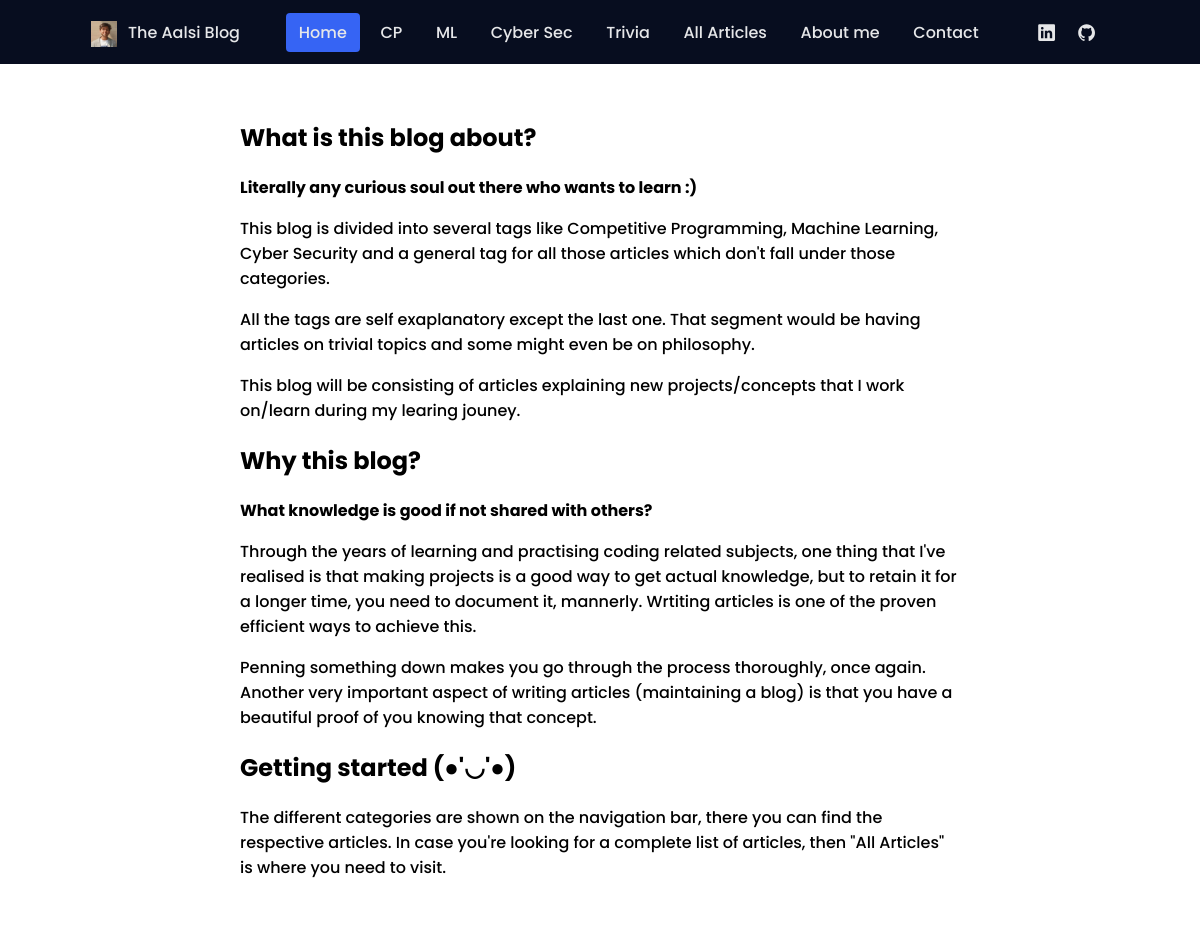
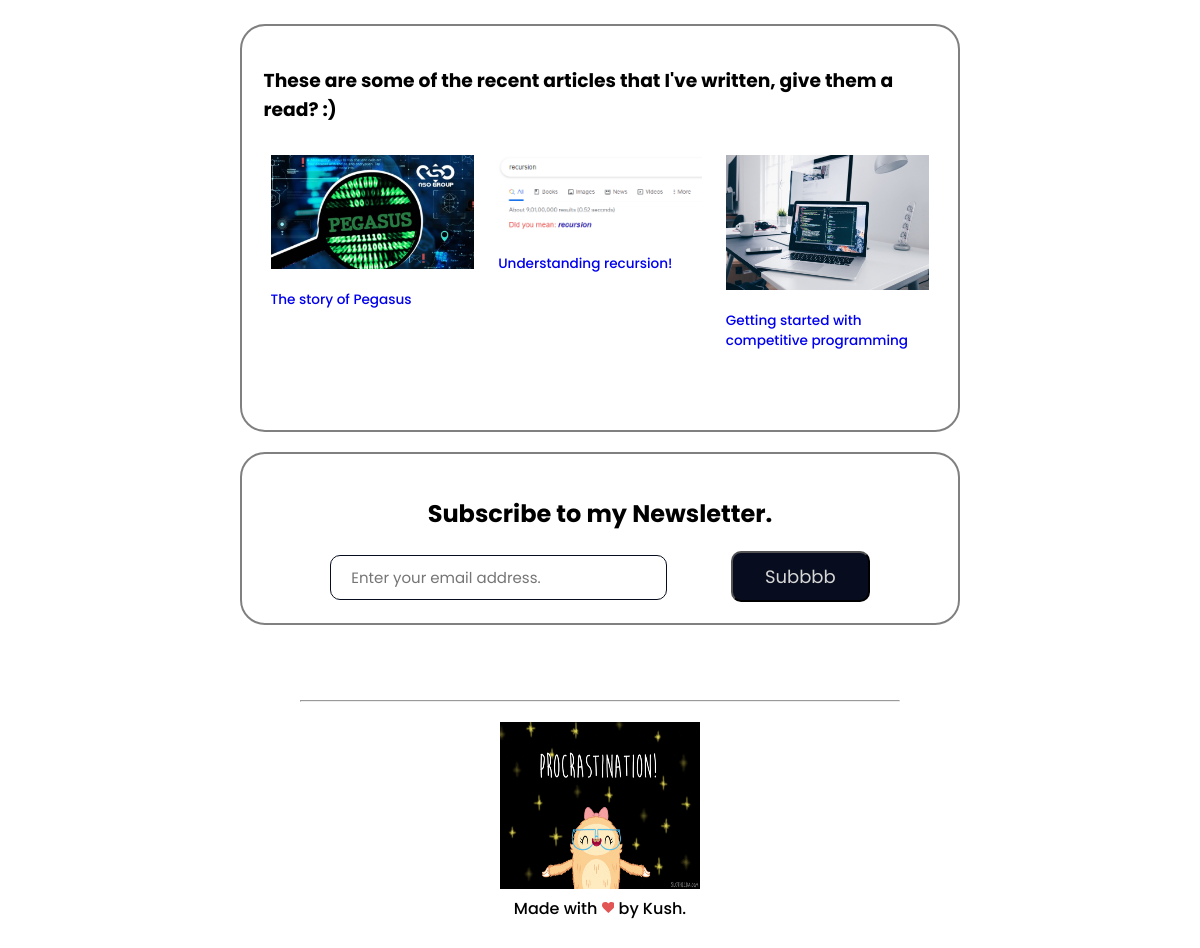
The page / on the database its author committed (2 pictures, top to bottom).
### home/models.py (models this page shows, shortened)
class Articles(models.Model):
    title = models.CharField(max_length=50)
    img = models.ImageField(null = True, blank = True, upload_to = 'static/images/')
    author = models.CharField(max_length=100)
    tags = models.CharField(max_length=500, default="")
    article_body = RichTextField(blank = True, null = True)
    likes = models.IntegerField(default=0, blank=True)
    date_added = models.DateField(default=django.utils.timezone.now)
    reading_time = models.IntegerField(default=0, null=True, blank=True)

### home/views.py (the view)
# urls.py: path('', views.index, name = "home"),
def index(request):
    if request.method == 'POST':
        email = request.POST['email_aalsi']
        all_subscribers = Subscriber.objects.all()
        if(all_subscribers.filter(email=email)):
            messages.error(request, "User already subscribed!")
            return redirect('home')
        subscriber, _ = Subscriber.objects.get_or_create(email=email, date_subed = django.utils.timezone.now())
        subscriber.save()
        subject = "Welcome my fren, welcome."
        email_from = settings.EMAIL_HOST_USER
        template = render_to_string('email.html', {'email' : email})
        user_email = EmailMessage(
            subject,
            template,
            email_from,
            [email],
        )
        user_email.fail_silently = False
        user_email.send()
        return redirect('home')
    else:
        articles = Articles.objects.order_by('-date_added')
        articles = articles[:5]
        ctx = {
            'articles' : articles,
            'title' : "Home"
        }
        return render(request, 'index.html', context=ctx)

### templates/index.html (shortened to what this page needs)
{% extends 'base.html' %}
{% block content %}
<h2>What is this blog about?</h2>
<p><strong>Literally any curious soul out there who wants to learn :)</strong></p>
<p>This blog is divided into several tags like Competitive Programming, Machine Learning, Cyber Security and a general tag for all those articles which don't fall under those categories.</p>
<p>All the tags are self exaplanatory except the last one. That segment would be having articles on trivial topics and some might even be on philosophy.</p>
<p>This blog will be consisting of articles explaining new projects/concepts that I work on/learn during my learing jouney.</p>
<h2>Why this blog?</h2>
<p><strong>What knowledge is good if not shared with others?</strong></p>
<p>Through the years of learning and practising coding related subjects, one thing that I've realised is that making projects is a good way to get actual knowledge, but to retain it for a longer time, you need to document it, mannerly. Wrtiting articles is one of the proven efficient ways to achieve this.</p>
<p>Penning something down makes you go through the process thoroughly, once again. Another very important aspect of writing articles (maintaining a blog) is that you have a beautiful proof of you knowing that concept.</p>
<h2>Getting started (●'◡'●)</h2>
<p>The different categories are shown on the navigation bar, there you can find the respective articles. In case you're looking for a complete list of articles, then "All Articles" is where you need to visit.</p>
<br><br><br>
<div class="container" id = "recent_arts">
    <h3>These are some of the recent articles that I've written, give them a read? :)</h3>
    <div class="row">
        {% for art in articles %}
        <a class="card-row" href= {% url 'article' art.title %}>
            <div>
                <img src= {{art.img.url}}>
                <p class="card-text">{{art.title}}</p>
            </div>
        </a>
        {% endfor %}
    </div>
</div>
<div class="newsletter">
    <h2><center>Subscribe to my Newsletter.</center></h2>
    <form action={% url 'home' %} method="POST">
        <input id = "email_newsletter" type="email" name="email_aalsi" placeholder="Enter your email address.">
        <input id = "newsletter_sub" type="submit" value="Subbbb">
    </form>
</div>
{% endblock content %}

### static/styles.css (style rules this page uses)
:root { --header-height: 3rem; --first-color: #3664F4; --dark-color: #070D1F; --dark-color-alt: #282B3A; --white-color: #E6E7E9; --body-font: 'Poppins', sans-serif; --normal-font-size: .938rem; --small-font-size: .813rem; --z-fixed: 100; }
@media screen and (min-width: 768px) { :root { --normal-font-size: 1rem; --small-font-size: .875rem; } }
body { margin: var(--header-height) 0 0 0; font-family: var(--body-font); font-size: var(--normal-font-size); font-weight: 500; }
a { text-decoration: none; }
img { max-width: 100%; height: auto; }
@media screen and (min-width: 768px) { body { margin: 0; } }
.row { margin: 0 -5px; }
.row:after { content: ""; display: table; clear: both; }
.row { align-items: stretch; display: flex; flex-direction: row; flex-wrap: nowrap; overflow-x: auto; overflow-y: hidden; }
.card-row { max-width: 33.333%; padding: .75rem; margin-bottom: 2rem; border: 0; flex-basis: 33.333%; flex-grow: 0; flex-shrink: 0; }
.card-text { font-size: 85%; }
.container { border: gray; border-style:solid; padding: 3%; border-width: 0.15rem; border-radius: 25px; }
.newsletter { border: gray; border-style:solid; padding: 3%; border-width: 0.15rem; border-radius: 25px; margin-top: 20px; align-items: center; text-align: center; }
#email_newsletter { border: #070D1F; border-style: solid; border-width: 0.1rem; border-radius: 10px; padding: 10px 20px; width: 50%; font-size: 15px; margin-right: 30px; font-family: var(--body-font); }
#newsletter_sub { font-family: var(--body-font); background-color: var(--dark-color); padding: 10px 32px; color :rgb(214, 214, 214); border-radius: 10px; margin-left: 30px; font-size: 18px; }

### rows shown on the page
Articles: img (picture), title "The story of Pegasus"
Articles: img (picture), title "Understanding recursion!"
Articles: img (picture), title "Getting started with competitive programming"
